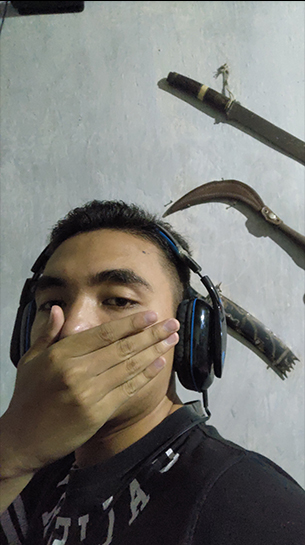
#> input picture sinigelut!.jpg, 305 x 545 px
$ python Quiz2.py
#> lines starting #> are read from the running program, lines starting #| are printed output that depends on the picture
#Histogram Equalization
import cv2
import numpy as np

name = 'sinigelut!.jpg'
img = cv2.imread(name, 0)
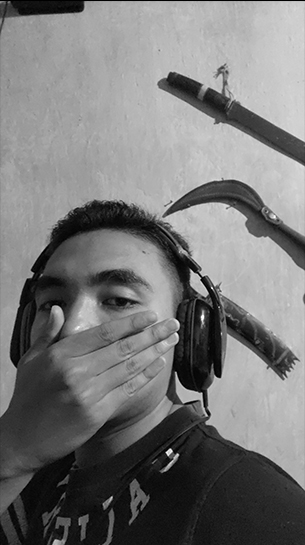
#> img: shape (545, 305); min 0, max 255, mean 119.5
equalizer = cv2.equalizeHist(img)
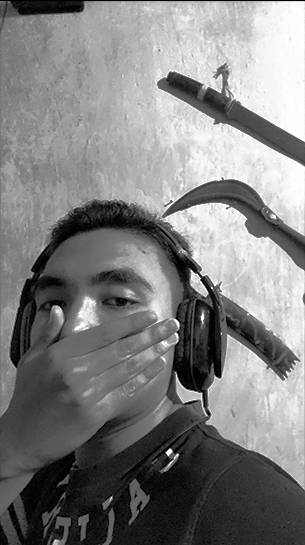
#> equalizer: shape (545, 305); min 0, max 255, mean 128.2

gray = cv2.cvtColor(img, cv2.COLOR_GRAY2BGR)
equalizer2 = cv2.cvtColor(equalizer, cv2.COLOR_GRAY2BGR)

result = np.hstack((gray, equalizer2))
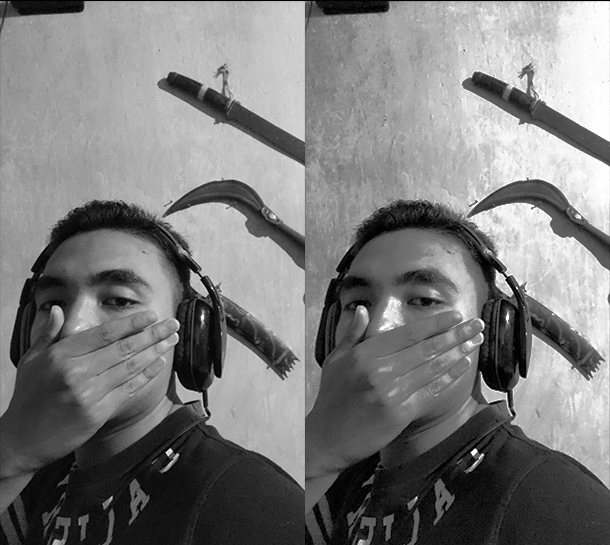
#> result: shape (545, 610, 3); min 0, max 255, mean 123.8

cv2.imshow(f'{name} (Histogram Equalization)', result)
cv2.waitKey()
cv2.destroyAllWindows()

$ run again, with ibun.jpg copied over sinigelut!.jpg
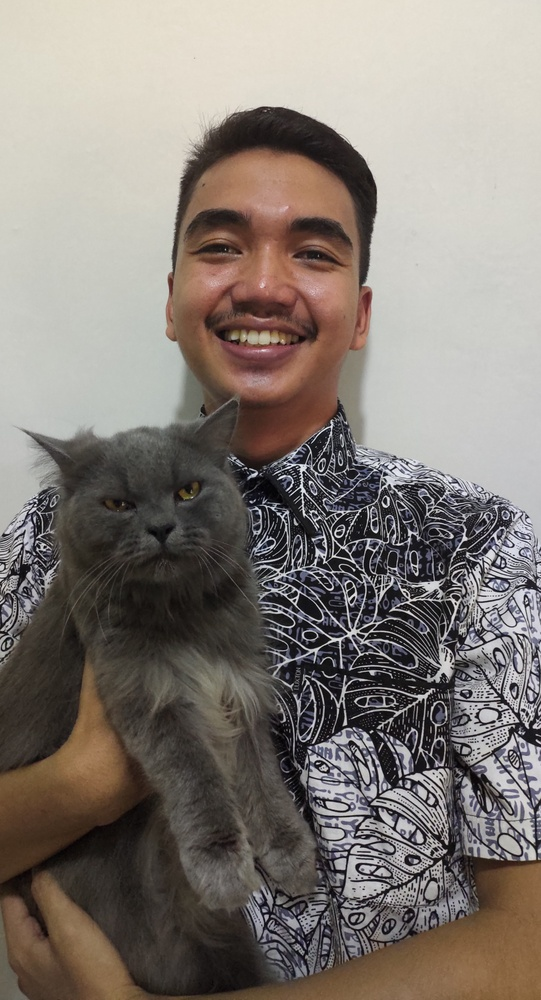
#> input picture ibun.jpg, 541 x 1000 px, shrunk from 3989 x 7371 before the run
#> `equalizer = cv2.equalizeHist(img)`:
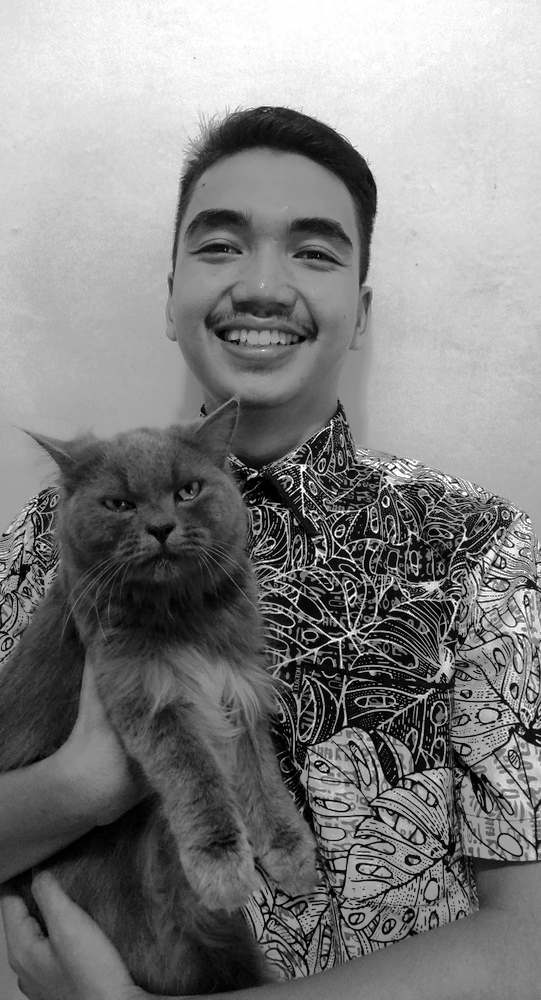
#> equalizer: shape (1000, 541); min 0, max 255, mean 128.3
#> `result = np.hstack((gray, equalizer2))`:
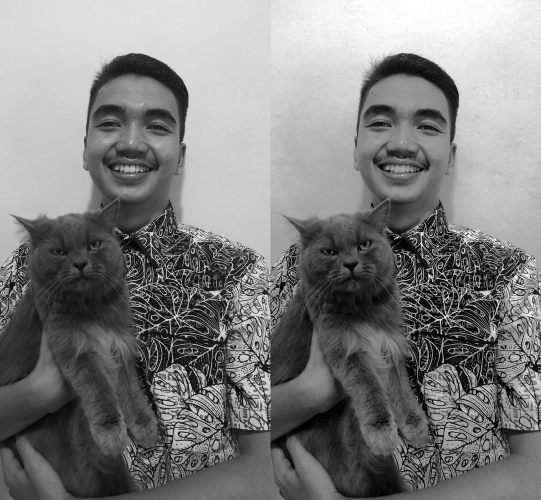
#> result: shape (1000, 1082, 3) (shown at 1/2 size); min 0, max 255, mean 126.8
